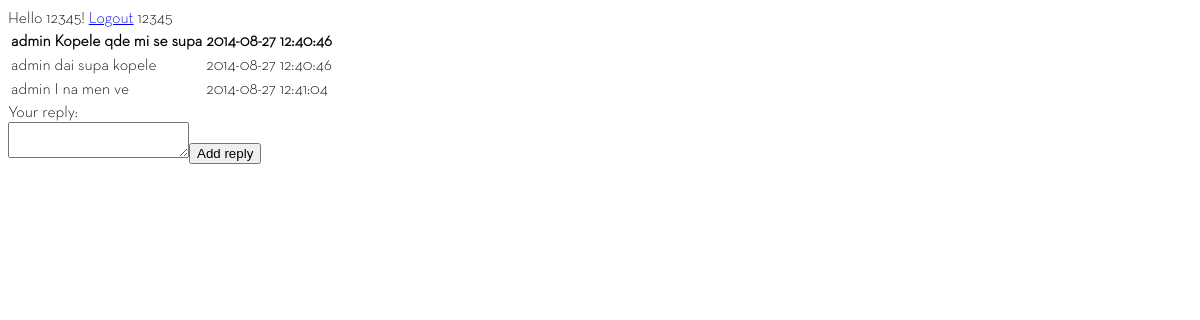
Page /view_topic.php?cid=3&tid=7 (signed in) on the committed database.
### tables this page shows
CREATE TABLE IF NOT EXISTS `topics` (
  `id` int(11) NOT NULL AUTO_INCREMENT,
  `category_id` tinyint(4) NOT NULL,
  `topic_title` varchar(150) NOT NULL,
  `topic_creator` varchar(50) NOT NULL,
  `topic_last_user` int(11) NOT NULL,
  `topic_date` datetime NOT NULL,
  `topic_reply_date` datetime NOT NULL,
  `topic_views` int(11) NOT NULL DEFAULT '0',
  PRIMARY KEY (`id`)
);

CREATE TABLE IF NOT EXISTS `posts` (
  `id` int(11) NOT NULL AUTO_INCREMENT,
  `category_id` tinyint(4) NOT NULL,
  `topic_id` int(11) NOT NULL,
  `post_creator` varchar(50) NOT NULL,
  `post_content` text NOT NULL,
  `post_date` datetime NOT NULL,
  PRIMARY KEY (`id`)
);

### view_topic.php (the view, shortened to what this page needs)
<?php
require_once 'header.php';
?>
Hello <?php echo $_SESSION['uname'] ?>!
<a href="logout.php" >Logout</a>
<?php if (isset($_SESSION['uname'])) {
	$tid = $_GET['tid'];
	$sql = "SELECT * FROM topics WHERE id=$tid";
	$res = mysql_query($sql) or die(mysql_error());
	if(mysql_num_rows($res)  > 0 ){
		$title = "";
		$topic_creator = "";
		$topic_date = "";
		while ($row = mysql_fetch_assoc($res)){
			$title = $row['topic_title'];
			$topic_creator = $row['topic_creator'];
			$topic_date = $row['topic_date'];
		}
		echo $_SESSION['uname'];
		?>
		<table class="topics">
			<tr><th><?php echo $topic_creator ;?></th><th><?php echo $title ;?></th><th><?php echo $topic_date ; ?></th></tr>
			<?php $sql2 = "SELECT * FROM posts WHERE topic_id=$tid";
			$res2 = mysql_query($sql2) or die(msql_error());
			while ($row = mysql_fetch_assoc($res2)) {
				$post_creator = $row['post_creator'];
				$content = $row['post_content'];
				$post_date = $row['post_date'];
				?><tr>
				<td><?php echo $post_creator; ?></td><td><?php echo $content; ?></td><td><?php echo $post_date; ?></td>
				</tr>
		<?php	} ?>
		</table>
		<form method="post">
		<div>Your reply: <br/><textarea name="answer"></textarea><input type="submit" name="submit" value="Add reply" /></div>
		</form>
		<?php
	}else{
		echo "<p>This topic does not exist!</p>";
	}
?>
<?php } else {
	$host = $_SERVER['HTTP_HOST'];
	$uri = rtrim(dirname($_SERVER['PHP_SELF']), '/\\');
	$extra = 'login.php';
	header("Location: http://$host$uri/$extra");
	}
?>
<?php
require_once 'footer.php';
?>

### styles/login-styles.css (style rules this page uses)
body { font-family: 'NeutraText-Light', Verdana, sans-serif; }

### rows in the picture
topics: topic_creator "admin", topic_title "Kopele qde mi se supa", topic_date "2014-08-27 12:40:46"
posts: post_creator "admin", post_content "dai supa kopele", post_date "2014-08-27 12:40:46"
posts: post_creator "admin", post_content "I na men ve", post_date "2014-08-27 12:41:04"

### other values in the picture
$_SESSION['uname'] "12345"
